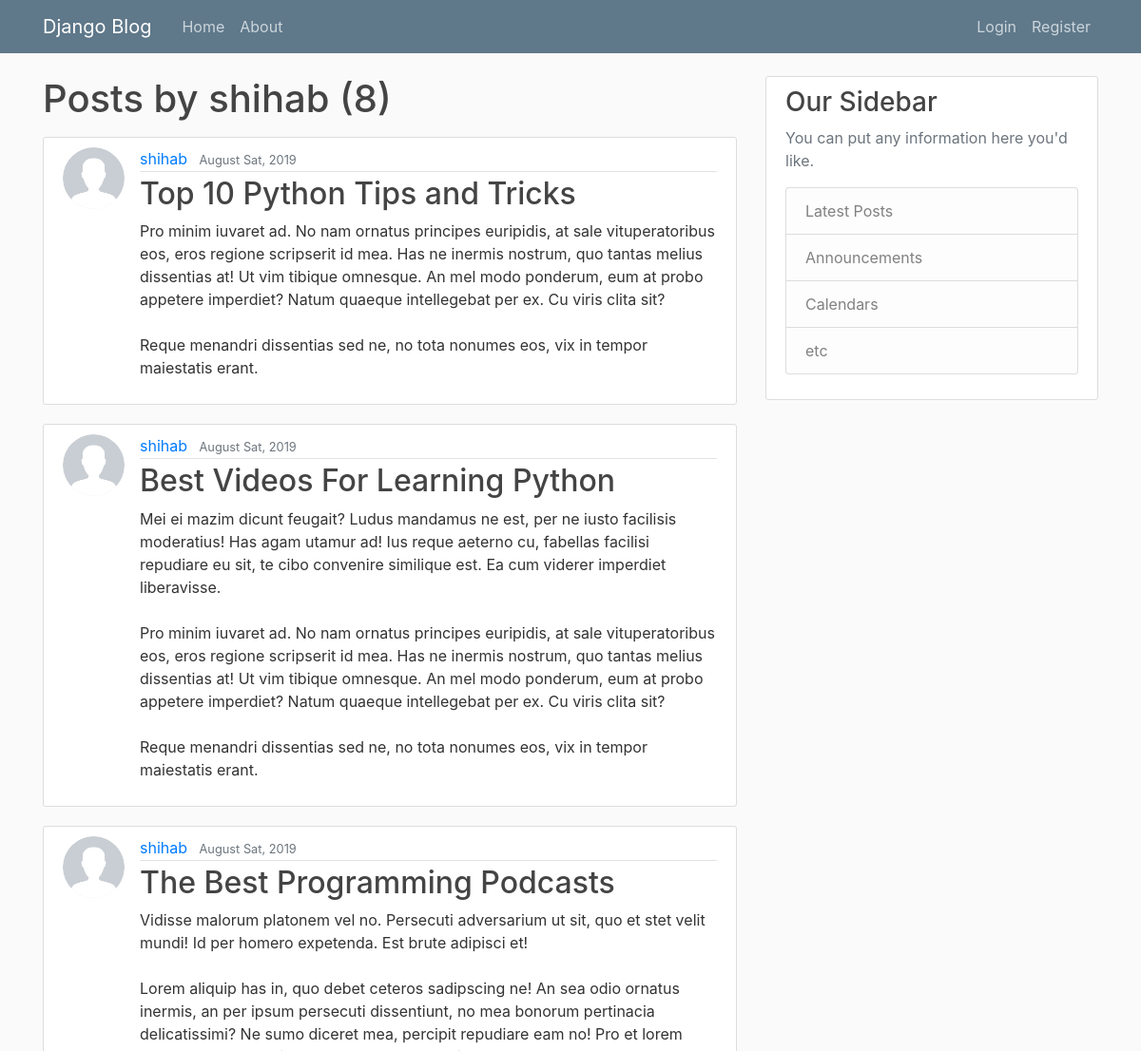
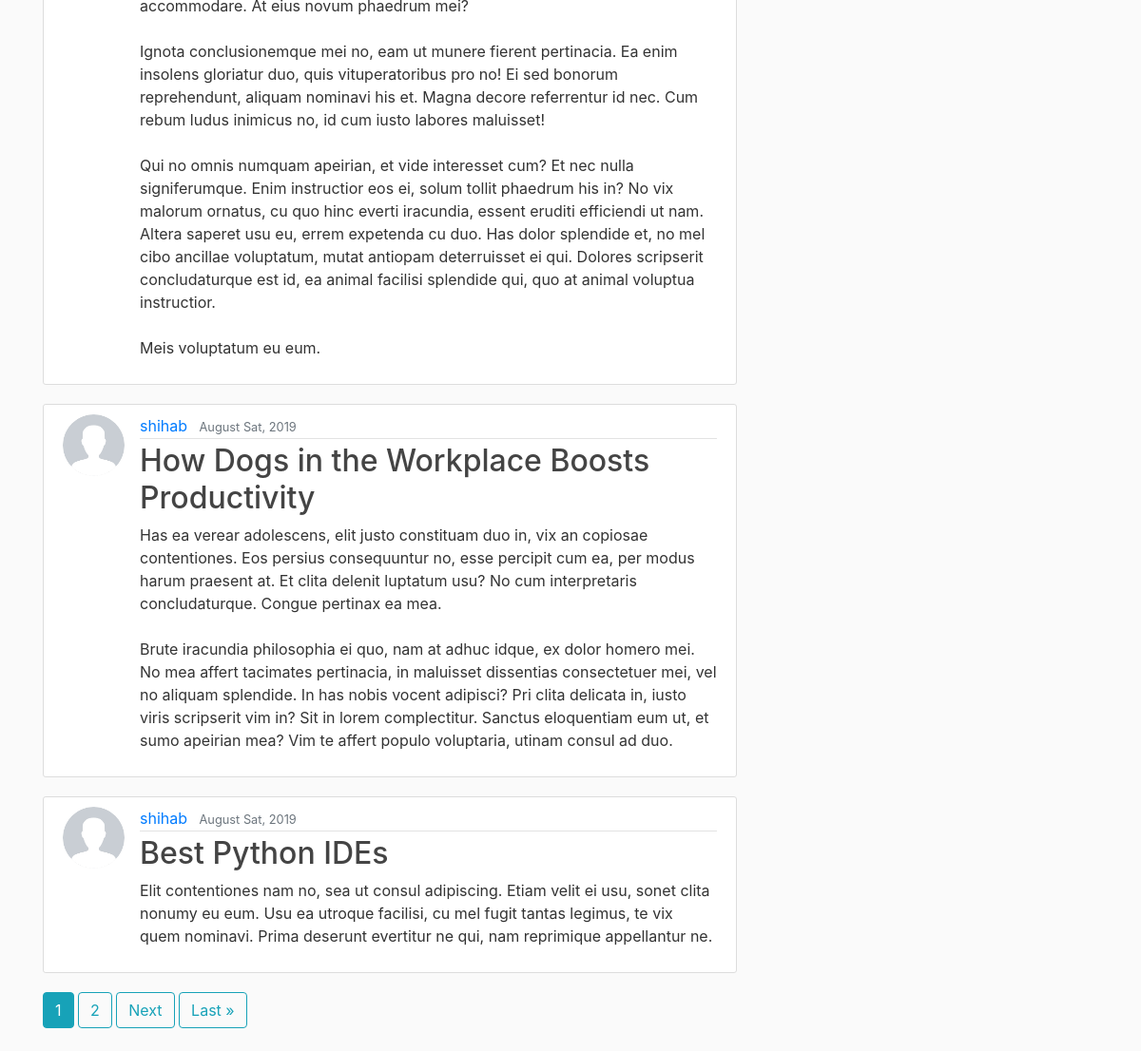
The page /user/shihab on the database its author committed (2 pictures, top to bottom).
### blog/models.py (models this page shows, shortened)
class Post(models.Model):
    title = models.CharField(max_length= 100)
    content= models.TextField()
    date_posted= models.DateTimeField(default= timezone.now)
    author= models.ForeignKey(User, on_delete= models.CASCADE)

### users/models.py (models this page shows, shortened)
class Profile(models.Model):
    user= models.OneToOneField(User, on_delete= models.CASCADE)
    image= models.ImageField(default= "default.jpg", upload_to="profile_pics")

### blog/views.py (the view)
# urls.py: path('user/<str:username>', UserPostListView.as_view(), name='user-posts'),
class UserPostListView(ListView):
    model= Post
    template_name= 'blog/user_posts.html'
    context_object_name= 'posts'
    ordering= ['-date_posted']
    paginate_by= 5
    def get_queryset(self):
        user= get_object_or_404(User, username=self.kwargs.get('username') )
        return Post.objects.filter(author=user).order_by('-date_posted')

### blog/templates/blog/user_posts.html (shortened to what this page needs)
{% extends "blog/base.html" %}
{% block content %}
    <h1 class="mb-3"> Posts by {{view.kwargs.username}} ({{page_obj.paginator.count}})</h1>
    {% for post in posts %}
        <article class="media content-section">
            <img class="rounded-circle article-img" src= "{{ post.author.profile.image.url}}">
            <div class="media-body">
                <div class="article-metadata">
                <a class="mr-2" href="{% url 'user-posts' post.author.username %}">{{ post.author }}</a>
                <small class="text-muted">{{ post.date_posted| date:"F D, Y" }}</small>
                </div>
                <h2><a class="article-title" href="{% url 'post-detail' post.id %}">{{ post.title }}</a></h2>
                <p class="article-content">{{ post.content }}</p>
            </div>
        </article>
    {% endfor %}
    {% if is_paginated %}
        <span class="step-links">
       {% for num in  page_obj.paginator.page_range %}
            {% if page_obj.number == num %}
                <a class="btn btn-info mb-4" href="?page={{ num }}"> {{num}} </a>
            {% elif num > page_obj.number|add:'-3' and num < page_obj.number|add:'3' %}
                <a class="btn btn-outline-info mb-4" href="?page={{ num }}"> {{num}} </a>
            {% endif %}
        {% endfor %}
        {% if page_obj.has_next %}
            <a class="btn btn-outline-info mb-4" href="?page={{ page_obj.next_page_number }}">Next</a>
            <a class="btn btn-outline-info mb-4" href="?page={{ page_obj.paginator.num_pages }}">Last &raquo;</a>
        {% endif %}
        </span>
    {% endif %}
{% endblock %}

### blog/static/blog/main.css (style rules this page uses)
body { background: #fafafa; color: #333333; margin-top: 5rem; }
h1, h2, h3, h4, h5, h6 { color: #444444; }
.content-section { background: #ffffff; padding: 10px 20px; border: 1px solid #dddddd; border-radius: 3px; margin-bottom: 20px; }
.article-title { color: #444444; }
.article-content { white-space: pre-line; }
.article-img { height: 65px; width: 65px; margin-right: 16px; }
.article-metadata { padding-bottom: 1px; margin-bottom: 4px; border-bottom: 1px solid #e3e3e3 }

### rows shown on the page
Post: author.profile.image (placeholder picture), author "shihab", date_posted "August Sat, 2019", title "Top 10 Python Tips and Tricks", content "Pro minim iuvaret ad. No nam ornatus principes euripidis, at sale vituperatoribus eos, eros regione scripserit id mea. Has ne inermis nostrum, quo tantas melius dissentias at! Ut vim tibique omnesque. An mel modo ponderum, eum at probo appetere imperdiet? Natum quaeque intellegebat per ex. Cu viris clita sit? Reque menandri dissentias sed ne, no tota nonumes eos, vix in tempor maiestatis erant."
Post: author.profile.image (placeholder picture), author "shihab", date_posted "August Sat, 2019", title "Best Videos For Learning Python", content "Mei ei mazim dicunt feugait? Ludus mandamus ne est, per ne iusto facilisis moderatius! Has agam utamur ad! Ius reque aeterno cu, fabellas facilisi repudiare eu sit, te cibo convenire similique est. Ea cum viderer imperdiet liberavisse. Pro minim iuvaret ad. No nam ornatus principes euripidis, at sale vituperatoribus eos, eros regione scripserit id mea. Has ne inermis nostrum, quo tantas melius dissentias at! Ut vim tibique omnesque. An mel modo ponderum, eum at probo appetere imperdiet? Natum quaeque intellegebat per ex. Cu viris clita sit? Reque menandri dissentias sed ne, no tota nonumes eos, vix in tempor maiestatis erant."
Post: author.profile.image (placeholder picture), author "shihab", date_posted "August Sat, 2019", title "The Best Programming Podcasts", content "Vidisse malorum platonem vel no. Persecuti adversarium ut sit, quo et stet velit mundi! Id per homero expetenda. Est brute adipisci et! Lorem aliquip has in, quo debet ceteros sadipscing ne! An sea odio ornatus inermis, an per ipsum persecuti dissentiunt, no mea bonorum pertinacia delicatissimi? Ne sumo diceret mea, percipit repudiare eam no! Pro et lorem accommodare. At eius novum phaedrum mei? Ignota conclusionemque mei no, eam ut munere fierent pertinacia. Ea enim insolens gloriatur duo, quis vituperatoribus pro no! Ei sed bonorum reprehendunt, aliquam nominavi his et. Magna decore referrentur id nec. Cum rebum ludus inimicus no, id cum iusto labores maluisset! Qui no omnis numquam…"
Post: author.profile.image (placeholder picture), author "shihab", date_posted "August Sat, 2019", title "How Dogs in the Workplace Boosts Productivity", content "Has ea verear adolescens, elit justo constituam duo in, vix an copiosae contentiones. Eos persius consequuntur no, esse percipit cum ea, per modus harum praesent at. Et clita delenit luptatum usu? No cum interpretaris concludaturque. Congue pertinax ea mea. Brute iracundia philosophia ei quo, nam at adhuc idque, ex dolor homero mei. No mea affert tacimates pertinacia, in maluisset dissentias consectetuer mei, vel no aliquam splendide. In has nobis vocent adipisci? Pri clita delicata in, iusto viris scripserit vim in? Sit in lorem complectitur. Sanctus eloquentiam eum ut, et sumo apeirian mea? Vim te affert populo voluptaria, utinam consul ad duo."
Post: author.profile.image (placeholder picture), author "shihab", date_posted "August Sat, 2019", title "Best Python IDEs", content "Elit contentiones nam no, sea ut consul adipiscing. Etiam velit ei usu, sonet clita nonumy eu eum. Usu ea utroque facilisi, cu mel fugit tantas legimus, te vix quem nominavi. Prima deserunt evertitur ne qui, nam reprimique appellantur ne."

### other values the page prints
{{ view.kwargs.username }} "shihab"
{{ page_obj.paginator.count }} "8"
{{ num }} "1"
{{ num }} "2"
